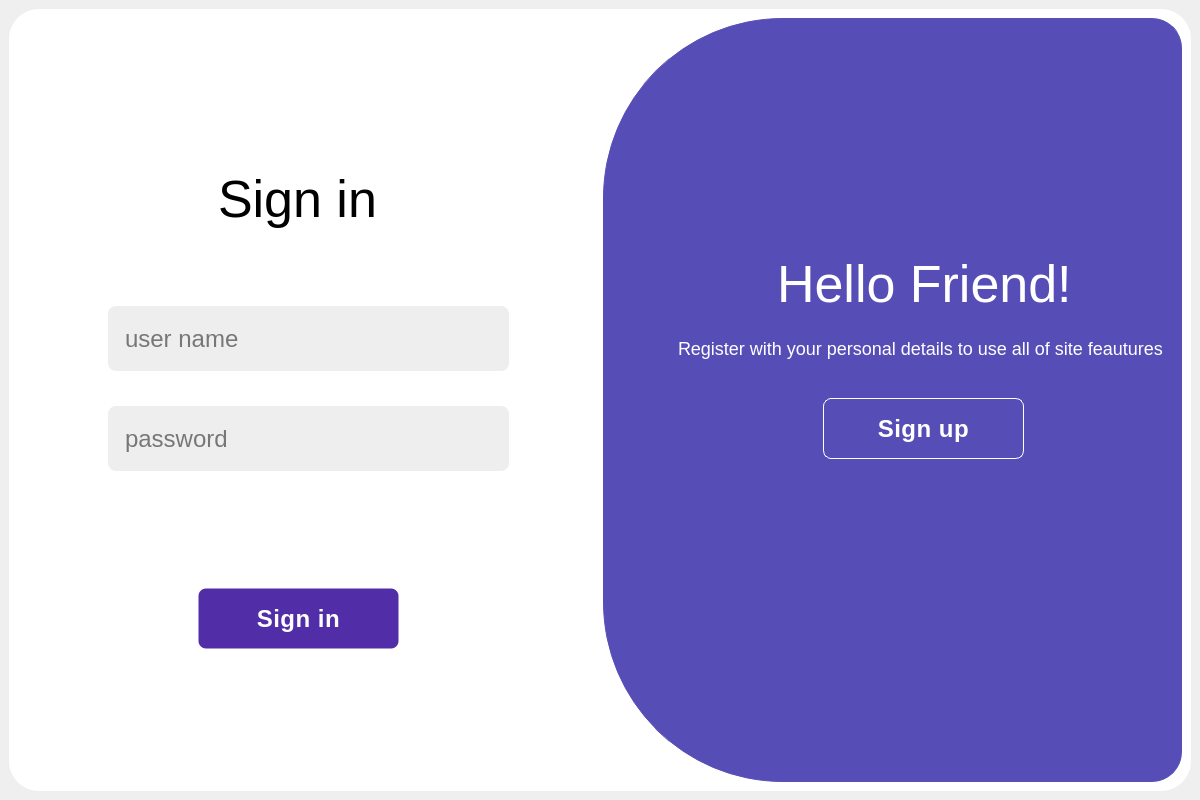
<?xml version="1.0" encoding="UTF-8"?>
<ui version="4.0">
 <class>MainWindow</class>
 <widget class="QMainWindow" name="MainWindow">
  <property name="geometry">
   <rect>
    <x>0</x>
    <y>0</y>
    <width>1200</width>
    <height>800</height>
   </rect>
  </property>
  <property name="windowTitle">
   <string>MainWindow</string>
  </property>
  <widget class="QWidget" name="centralwidget">
   <layout class="QHBoxLayout" name="horizontalLayout">
    <item>
     <widget class="QStackedWidget" name="stackedWidget">
      <property name="currentIndex">
       <number>0</number>
      </property>
      <widget class="QWidget" name="page_1">
       <property name="styleSheet">
        <string notr="true">background-color: #fff;
   border-radius: 30px;
    box-shadow: 0px 10px 30px 5px rgba(0, 0, 0, 0.5);</string>
       </property>
       <layout class="QHBoxLayout" name="horizontalLayout_2">
        <item>
         <layout class="QVBoxLayout" name="verticalLayout_3">
          <item>
           <widget class="QWidget" name="widget" native="true">
            <property name="styleSheet">
             <string notr="true"/>
            </property>
            <widget class="QLabel" name="label_3">
             <property name="geometry">
              <rect>
               <x>200</x>
               <y>150</y>
               <width>181</width>
               <height>61</height>
              </rect>
             </property>
             <property name="styleSheet">
              <string notr="true">font-size:52px;</string>
             </property>
             <property name="text">
              <string>Sign in</string>
             </property>
            </widget>
            <widget class="QLineEdit" name="lineEdit">
             <property name="geometry">
              <rect>
               <x>90</x>
               <y>280</y>
               <width>401</width>
               <height>81</height>
              </rect>
             </property>
             <property name="styleSheet">
              <string notr="true">background-color: #eee;
border: none;
    margin: 8px 0;
    padding: 10px 15px;
    font-size: 24px;
    border-radius: 8px;
    width: 100%;
    outline: none;</string>
             </property>
             <property name="placeholderText">
              <string>user name</string>
             </property>
            </widget>
            <widget class="QLineEdit" name="lineEdit_2">
             <property name="geometry">
              <rect>
               <x>90</x>
               <y>380</y>
               <width>401</width>
               <height>81</height>
              </rect>
             </property>
             <property name="styleSheet">
              <string notr="true">background-color: #eee;
border: none;
    margin: 8px 0;
    padding: 10px 15px;
    font-size: 24px;
    border-radius: 8px;
    width: 100%;
    outline: none;</string>
             </property>
             <property name="placeholderText">
              <string>password</string>
             </property>
            </widget>
            <widget class="QPushButton" name="pushButton">
             <property name="geometry">
              <rect>
               <x>180</x>
               <y>560</y>
               <width>201</width>
               <height>71</height>
              </rect>
             </property>
             <property name="styleSheet">
              <string notr="true">QPushButton {
    background-color: #512da8;
    color: #fff;
    font-size: 24px;
    padding: 10px 45px;
    border: 1px solid transparent;
    border-radius: 8px;
    font-weight: 600;
    letter-spacing: 0.5px;
    text-transform: uppercase;
    margin-top: 10px;
    cursor: pointer;
    transition: background-color 0.5s ease;
}
QPushButton:hover {
    background-color: rgba(81, 45, 168, 0.8);
}
</string>
             </property>
             <property name="text">
              <string>Sign in</string>
             </property>
            </widget>
           </widget>
          </item>
         </layout>
        </item>
        <item>
         <layout class="QVBoxLayout" name="verticalLayout_4">
          <item>
           <widget class="QWidget" name="widget_2" native="true">
            <property name="styleSheet">
             <string notr="true">background-color:rgb(86, 78, 182);
border: 1px solid rgb(86, 78, 182) ; 
border-top-left-radius:180px;
border-bottom-left-radius:180px;</string>
            </property>
            <widget class="QLabel" name="label">
             <property name="geometry">
              <rect>
               <x>160</x>
               <y>240</y>
               <width>311</width>
               <height>51</height>
              </rect>
             </property>
             <property name="styleSheet">
              <string notr="true">font-size:52px;
color:white;</string>
             </property>
             <property name="text">
              <string>Hello Friend!</string>
             </property>
            </widget>
            <widget class="QLabel" name="label_2">
             <property name="geometry">
              <rect>
               <x>70</x>
               <y>310</y>
               <width>541</width>
               <height>41</height>
              </rect>
             </property>
             <property name="styleSheet">
              <string notr="true">font-size:18px;
color:white;</string>
             </property>
             <property name="text">
              <string>Register with your personal details to use all of site feautures</string>
             </property>
            </widget>
            <widget class="QPushButton" name="pushButton_2">
             <property name="geometry">
              <rect>
               <x>220</x>
               <y>370</y>
               <width>201</width>
               <height>71</height>
              </rect>
             </property>
             <property name="styleSheet">
              <string notr="true">QPushButton { color: #fff; font-size: 24px; padding: 10px 45px; border: 1px solid transparent; border-radius: 8px; font-weight: 600; letter-spacing: 0.5px; text-transform: uppercase; margin-top: 10px; cursor: pointer; background-color: transparent; border-color: #fff; transition: background-color 0.5s ease; } QPushButton:hover { background-color: rgba(255, 255, 255, 0.8); }</string>
             </property>
             <property name="text">
              <string>Sign up</string>
             </property>
            </widget>
           </widget>
          </item>
         </layout>
        </item>
       </layout>
      </widget>
      <widget class="QWidget" name="page_3">
       <property name="styleSheet">
        <string notr="true">background-color: #fff;
   border-radius: 30px;
    box-shadow: 0px 10px 30px 5px rgba(0, 0, 0, 0.5);</string>
       </property>
       <layout class="QHBoxLayout" name="horizontalLayout_3">
        <item>
         <layout class="QVBoxLayout" name="verticalLayout_5">
          <item>
           <widget class="QWidget" name="widget_3" native="true">
            <property name="styleSheet">
             <string notr="true">background-color:rgb(86, 78, 182);
border: 1px solid rgb(86, 78, 182) ; 
border-top-right-radius:180px;
border-bottom-right-radius:180px;</string>
            </property>
            <widget class="QPushButton" name="pushButton_4">
             <property name="geometry">
              <rect>
               <x>170</x>
               <y>410</y>
               <width>191</width>
               <height>71</height>
              </rect>
             </property>
             <property name="styleSheet">
              <string notr="true">QPushButton { color: #fff; font-size: 24px; padding: 10px 45px; border: 1px solid transparent; border-radius: 8px; font-weight: 600; letter-spacing: 0.5px; text-transform: uppercase; margin-top: 10px; cursor: pointer; background-color: transparent; border-color: #fff; transition: background-color 0.5s ease; } QPushButton:hover { background-color: rgba(255, 255, 255, 0.8); }</string>
             </property>
             <property name="text">
              <string>Sign in</string>
             </property>
            </widget>
            <widget class="QLabel" name="label_5">
             <property name="geometry">
              <rect>
               <x>80</x>
               <y>260</y>
               <width>391</width>
               <height>81</height>
              </rect>
             </property>
             <property name="styleSheet">
              <string notr="true">font-size:52px;
color:white;</string>
             </property>
             <property name="text">
              <string>Welcome Back!</string>
             </property>
            </widget>
            <widget class="QLabel" name="label_6">
             <property name="geometry">
              <rect>
               <x>30</x>
               <y>350</y>
               <width>511</width>
               <height>41</height>
              </rect>
             </property>
             <property name="styleSheet">
              <string notr="true">color:white;
font-size:18px;</string>
             </property>
             <property name="text">
              <string>Register with your personal details to use all of site feautures</string>
             </property>
            </widget>
           </widget>
          </item>
         </layout>
        </item>
        <item>
         <layout class="QVBoxLayout" name="verticalLayout_6">
          <item>
           <widget class="QWidget" name="widget_4" native="true">
            <widget class="QLabel" name="label_4">
             <property name="geometry">
              <rect>
               <x>50</x>
               <y>110</y>
               <width>511</width>
               <height>81</height>
              </rect>
             </property>
             <property name="styleSheet">
              <string notr="true">font-size:52px;
</string>
             </property>
             <property name="text">
              <string>Create a new Account</string>
             </property>
            </widget>
            <widget class="QLineEdit" name="lineEdit_3">
             <property name="geometry">
              <rect>
               <x>130</x>
               <y>240</y>
               <width>371</width>
               <height>81</height>
              </rect>
             </property>
             <property name="styleSheet">
              <string notr="true">background-color: #eee;
border: none;
    margin: 8px 0;
    padding: 10px 15px;
    font-size: 24px;
    border-radius: 8px;
    width: 100%;
    outline: none;</string>
             </property>
             <property name="placeholderText">
              <string>user name</string>
             </property>
            </widget>
            <widget class="QLineEdit" name="lineEdit_4">
             <property name="geometry">
              <rect>
               <x>130</x>
               <y>340</y>
               <width>371</width>
               <height>81</height>
              </rect>
             </property>
             <property name="styleSheet">
              <string notr="true">background-color: #eee;
border: none;
    margin: 8px 0;
    padding: 10px 15px;
    font-size: 24px;
    border-radius: 8px;
    width: 100%;
    outline: none;</string>
             </property>
             <property name="placeholderText">
              <string>password</string>
             </property>
            </widget>
            <widget class="QLineEdit" name="lineEdit_5">
             <property name="geometry">
              <rect>
               <x>130</x>
               <y>440</y>
               <width>371</width>
               <height>81</height>
              </rect>
             </property>
             <property name="styleSheet">
              <string notr="true">background-color: #eee;
border: none;
    margin: 8px 0;
    padding: 10px 15px;
    font-size: 24px;
    border-radius: 8px;
    width: 100%;
    outline: none;</string>
             </property>
             <property name="placeholderText">
              <string>password</string>
             </property>
            </widget>
            <widget class="QPushButton" name="pushButton_3">
             <property name="geometry">
              <rect>
               <x>210</x>
               <y>620</y>
               <width>201</width>
               <height>71</height>
              </rect>
             </property>
             <property name="styleSheet">
              <string notr="true">QPushButton {
    background-color: #512da8;
    color: #fff;
    font-size: 24px;
    padding: 10px 45px;
    border: 1px solid transparent;
    border-radius: 8px;
    font-weight: 600;
    letter-spacing: 0.5px;
    text-transform: uppercase;
    margin-top: 10px;
    cursor: pointer;
    transition: background-color 0.5s ease;
}
QPushButton:hover {
    background-color: rgba(81, 45, 168, 0.8);
}
</string>
             </property>
             <property name="text">
              <string>Sign up</string>
             </property>
            </widget>
           </widget>
          </item>
         </layout>
        </item>
       </layout>
      </widget>
      <widget class="QWidget" name="page_4">
       <property name="styleSheet">
        <string notr="true"/>
       </property>
       <layout class="QHBoxLayout" name="horizontalLayout_4">
        <item>
         <layout class="QVBoxLayout" name="verticalLayout_7">
          <item>
           <widget class="QWidget" name="widget_5" native="true">
            <property name="styleSheet">
             <string notr="true">background-color:rgb(86, 78, 182);
border: 1px solid rgb(86, 78, 182) ; 
border-top-right-radius:180px;
border-bottom-right-radius:180px;</string>
            </property>
            <widget class="QLabel" name="label_7">
             <property name="geometry">
              <rect>
               <x>20</x>
               <y>330</y>
               <width>601</width>
               <height>111</height>
              </rect>
             </property>
             <property name="styleSheet">
              <string notr="true">font-size:38px;
color:white;</string>
             </property>
             <property name="text">
              <string>Double click to write a message</string>
             </property>
            </widget>
           </widget>
          </item>
         </layout>
        </item>
        <item>
         <layout class="QVBoxLayout" name="verticalLayout_8">
          <item>
           <widget class="QWidget" name="widget_6" native="true">
            <widget class="QListWidget" name="listWidget">
             <property name="geometry">
              <rect>
               <x>-5</x>
               <y>0</y>
               <width>591</width>
               <height>781</height>
              </rect>
             </property>
             <property name="styleSheet">
              <string notr="true">QListWidget { border: none; background-color: rgba(255, 255, 255, 0.5); backdrop-filter: blur(20px); } QListWidget::item { height: 40px; /* Высота каждого элемента */ padding: 10px; /* Отступы внутри элемента */ } QListWidget::item:selected { background-color: blue; /* Цвет фона выбранного элемента */ color: white; /* Цвет текста выбранного элемента */ } QListWidget QScrollBar { background: lightblue; /* Цвет фона полосы прокрутки */ }
</string>
             </property>
            </widget>
           </widget>
          </item>
         </layout>
        </item>
       </layout>
      </widget>
      <widget class="QWidget" name="page_5">
       <widget class="QTextEdit" name="textEdit">
        <property name="geometry">
         <rect>
          <x>-7</x>
          <y>0</y>
          <width>1201</width>
          <height>601</height>
         </rect>
        </property>
        <property name="styleSheet">
         <string notr="true">QTextEdit { background-color: rgba(255, 255, 255, .1); /* Цвет фона */ backdrop-filter: blur(10px); color: black; /* Цвет текста */ font-size: 24px; /* Размер шрифта */ padding: 10px; /* Отступы внутри редактора */ border: 1px solid #ccc; /* Граница */ border-radius: 5px; /* Скругление углов */ } QTextEdit:focus { border: 1px solid #512da8; /* Цвет границы при фокусе */ } QTextEdit QScrollBar { background: #e0e0e0; /* Цвет фона полосы прокрутки */ width: 10px; /* Ширина полосы прокрутки */ } QTextEdit QScrollBar::handle { background: #512da8; /* Цвет ручки полосы прокрутки */ border-radius: 5px; /* Скругление углов ручки */ } QTextEdit QScrollBar::handle:hover { background: #7b1fa2; /* Цвет ручки при наведении */ } QTextEdit QScrollBar::add-line, QTextEdit QScrollBar::sub-line { background: none; /* Убираем фон для кнопок прокрутки */ }
</string>
        </property>
       </widget>
       <widget class="QWidget" name="widget_7" native="true">
        <property name="geometry">
         <rect>
          <x>-10</x>
          <y>590</y>
          <width>1201</width>
          <height>191</height>
         </rect>
        </property>
        <property name="styleSheet">
         <string notr="true"/>
        </property>
        <widget class="QLineEdit" name="lineEdit_6">
         <property name="geometry">
          <rect>
           <x>220</x>
           <y>50</y>
           <width>581</width>
           <height>81</height>
          </rect>
         </property>
         <property name="styleSheet">
          <string notr="true">background-color: #eee;
border: none;
    margin: 8px 0;
    padding: 10px 15px;
    font-size: 24px;
    border-radius: 8px;
    width: 100%;
	border:1px solid #512da8;
    outline: none;</string>
         </property>
         <property name="placeholderText">
          <string>Input message</string>
         </property>
        </widget>
        <widget class="QPushButton" name="pushButton_5">
         <property name="geometry">
          <rect>
           <x>1020</x>
           <y>50</y>
           <width>161</width>
           <height>71</height>
          </rect>
         </property>
         <property name="styleSheet">
          <string notr="true">QPushButton {
    background-color: #512da8;
    color: #fff;
    font-size: 24px;
    padding: 10px 45px;
    border: 1px solid transparent;
    border-radius: 8px;
    font-weight: 600;
    letter-spacing: 0.5px;
    text-transform: uppercase;
    margin-top: 10px;
    cursor: pointer;
    transition: background-color 0.5s ease;
}
QPushButton:hover {
    background-color: rgba(81, 45, 168, 0.8);
}

</string>
         </property>
         <property name="text">
          <string>Send</string>
         </property>
        </widget>
        <widget class="QPushButton" name="pushButton_6">
         <property name="geometry">
          <rect>
           <x>850</x>
           <y>50</y>
           <width>151</width>
           <height>71</height>
          </rect>
         </property>
         <property name="styleSheet">
          <string notr="true">QPushButton {
    background-color: #512da8;
    color: #fff;
    font-size: 24px;
    padding: 10px 45px;
    border: 1px solid transparent;
    border-radius: 8px;
    font-weight: 600;
    letter-spacing: 0.5px;
    text-transform: uppercase;
    margin-top: 10px;
    cursor: pointer;
    transition: background-color 0.5s ease;
}
QPushButton:hover {
    background-color: rgba(81, 45, 168, 0.8);
}
</string>
         </property>
         <property name="text">
          <string>-_-</string>
         </property>
        </widget>
        <widget class="QPushButton" name="pushButton_7">
         <property name="geometry">
          <rect>
           <x>30</x>
           <y>50</y>
           <width>171</width>
           <height>71</height>
          </rect>
         </property>
         <property name="styleSheet">
          <string notr="true">QPushButton {
    background-color: #512da8;
    color: #fff;
    font-size: 24px;
    padding: 10px 45px;
    border: 1px solid transparent;
    border-radius: 8px;
    font-weight: 600;
    letter-spacing: 0.5px;
    text-transform: uppercase;
    margin-top: 10px;
    cursor: pointer;
    transition: background-color 0.5s ease;
}
QPushButton:hover {
    background-color: rgba(81, 45, 168, 0.8);
}

</string>
         </property>
         <property name="text">
          <string>Back</string>
         </property>
        </widget>
       </widget>
      </widget>
     </widget>
    </item>
   </layout>
  </widget>
 </widget>
 <resources/>
 <connections/>
</ui>
